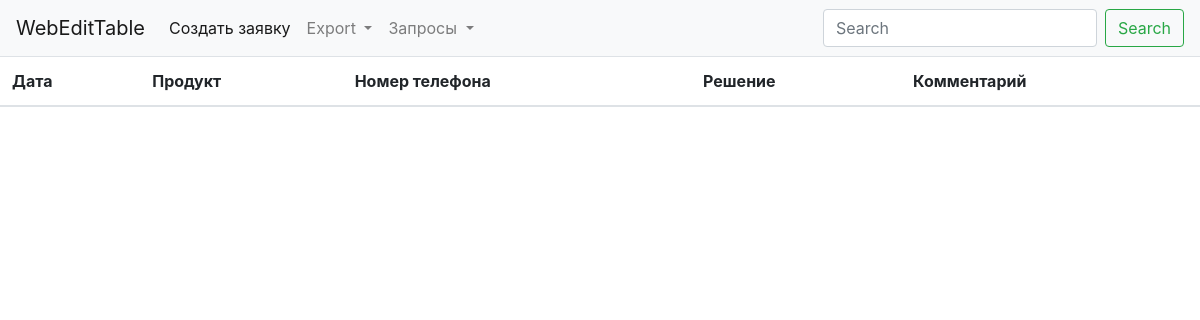
The page /client-approved/ on the database as committed earlier.
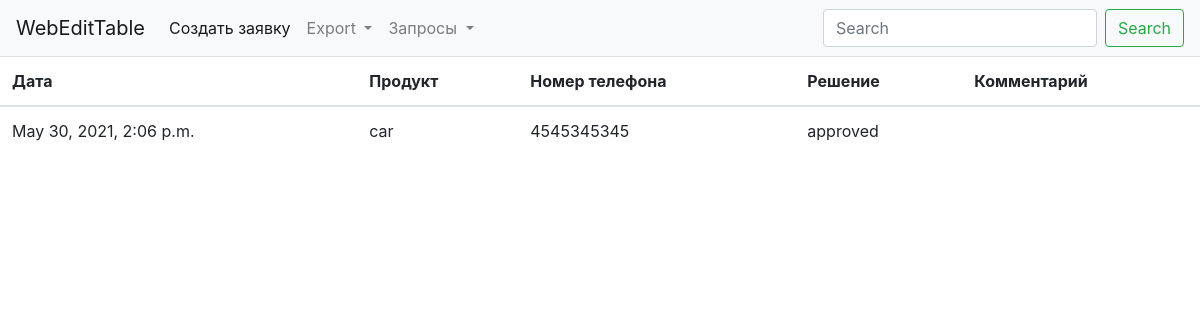
The same page on the database as committed later.
### table/models.py (models this page shows, shortened)
class Data(ChangeloggableMixin, models.Model):
    PRODUCT_CHOICES = [
        ('', 'Выберите тип продукта'),
        ('car', 'Авто'),
        ('consumer', 'Потреб'),
        ('deposit', 'Залог'),
        ('mortgage', 'Ипотека'),
    ]
    SOLUTION_CHOICES = [
        ('', 'Решение по заявке'),
        ('approved', 'Одобрено'),
        ('denied', 'Отказано'),
        ('temp_denied', 'Временно отказано'),
    ]
    date = models.DateTimeField('Дата заявки', auto_now_add=True)
    product = models.CharField('Продукт', max_length=20, choices=PRODUCT_CHOICES)
    phone_number = models.CharField('Номер телефона', validators=[RegexValidator(
        regex='^[0-9]{10}$',
        message='Номер телефона должен быть в формате 9xxxxxxxxx'
    )],
                                    max_length=10,
                                    help_text='Номер телефона в формате 9xxxxxxxxx')
    solution = models.CharField('Решение', choices=SOLUTION_CHOICES, max_length=20, blank=True, null=True)
    comment = models.TextField('Комментарий', blank=True, null=True)
    author = models.ForeignKey(User, on_delete=models.CASCADE, verbose_name='Автор заявки')
    class Meta:
        verbose_name = 'Заявка'
        verbose_name_plural = 'Заявки'

### table/views.py (the view)
# urls.py: path('client-approved/', client_approved_view, name='approved'),
def client_approved_view(request):
    return render(request, 'client_approved.html', {'data': client_approved()})

### table/queries.py (called while the page is built)
def dictfetchall(cursor):
    columns = [col[0] for col in cursor.description]
    return [
        dict(zip(columns, row))
        for row in cursor.fetchall()
    ]

def client_approved():
    with connection.cursor() as cursor:
        cursor.execute(
            """
           WITH approved_data as (
                SELECT *
                FROM table_data
                WHERE solution = 'approved'
                )
            SELECT *
            FROM table_data JOIN approved_data
            WHERE table_data.phone_number = approved_data.phone_number AND table_data.id > approved_data.id AND table_data.product != approved_data.product
            """
        )
        result = dictfetchall(cursor)
    return result

### templates/client_approved.html (shortened to what this page needs)
{% include 'base.html' %}
{% block content %}
    <table class="table">
        <thead>
        <tr>
            <th scope="col">Дата</th>
            <th scope="col">Продукт</th>
            <th scope="col">Номер телефона</th>
            <th scope="col">Решение</th>
            <th scope="col">Комментарий</th>
        </tr>
        </thead>
        <tbody>
        {% for d in data %}
            <tr>
                <td>
                    {{ d.date }}
                </td>
                <td>
                    {{ d.product }}
                </td>
                <td>
                    {{ d.phone_number }}
                </td>
                <td>
                    {{ d.solution }}
                </td>
                <td>
                </td>
            </tr>
        {% endfor %}
        </tbody>
    </table>
{% endblock %}

Rows that differ between the two databases and show on the page:
added Data: date "May 30, 2021, 2:06 p.m.", product "car", phone_number "4545345345", solution "approved"
